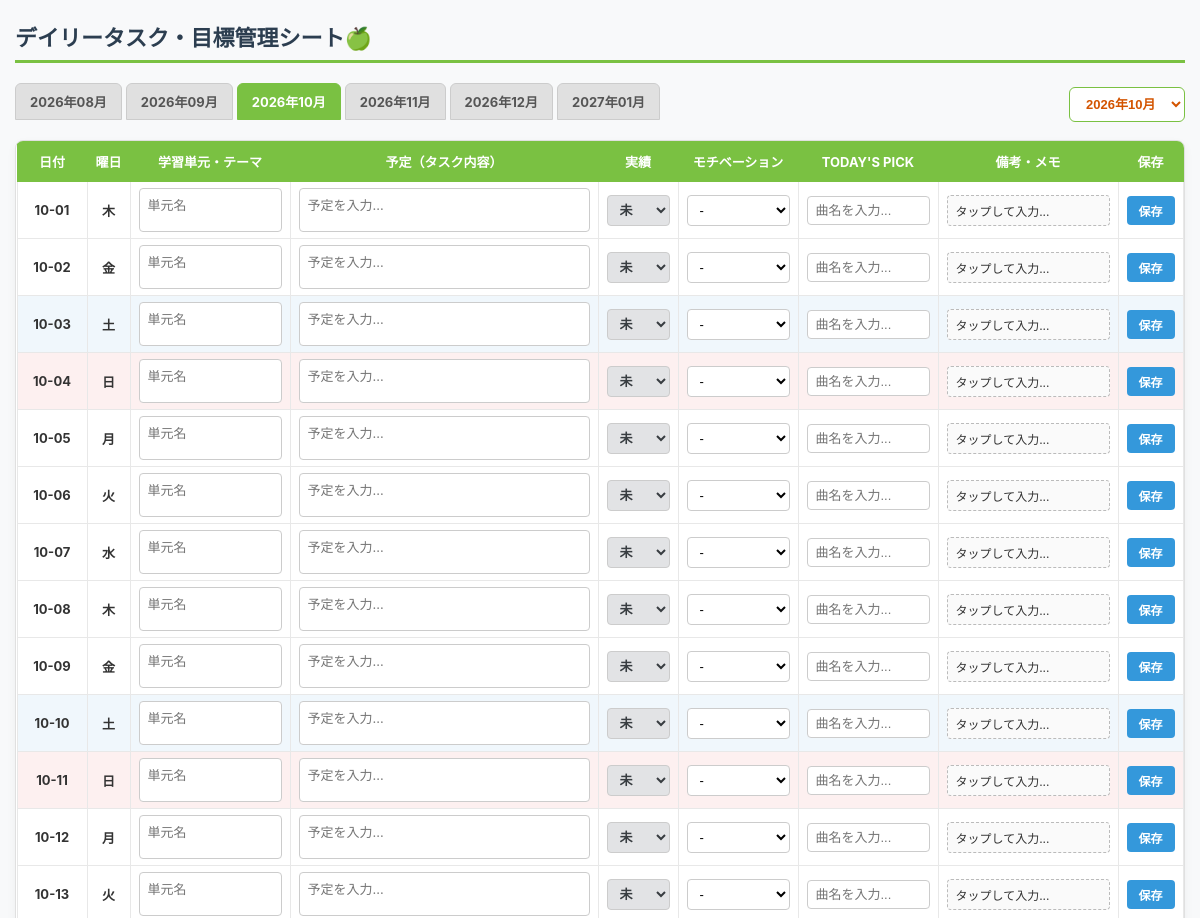
The app's page / (upper part), older data.
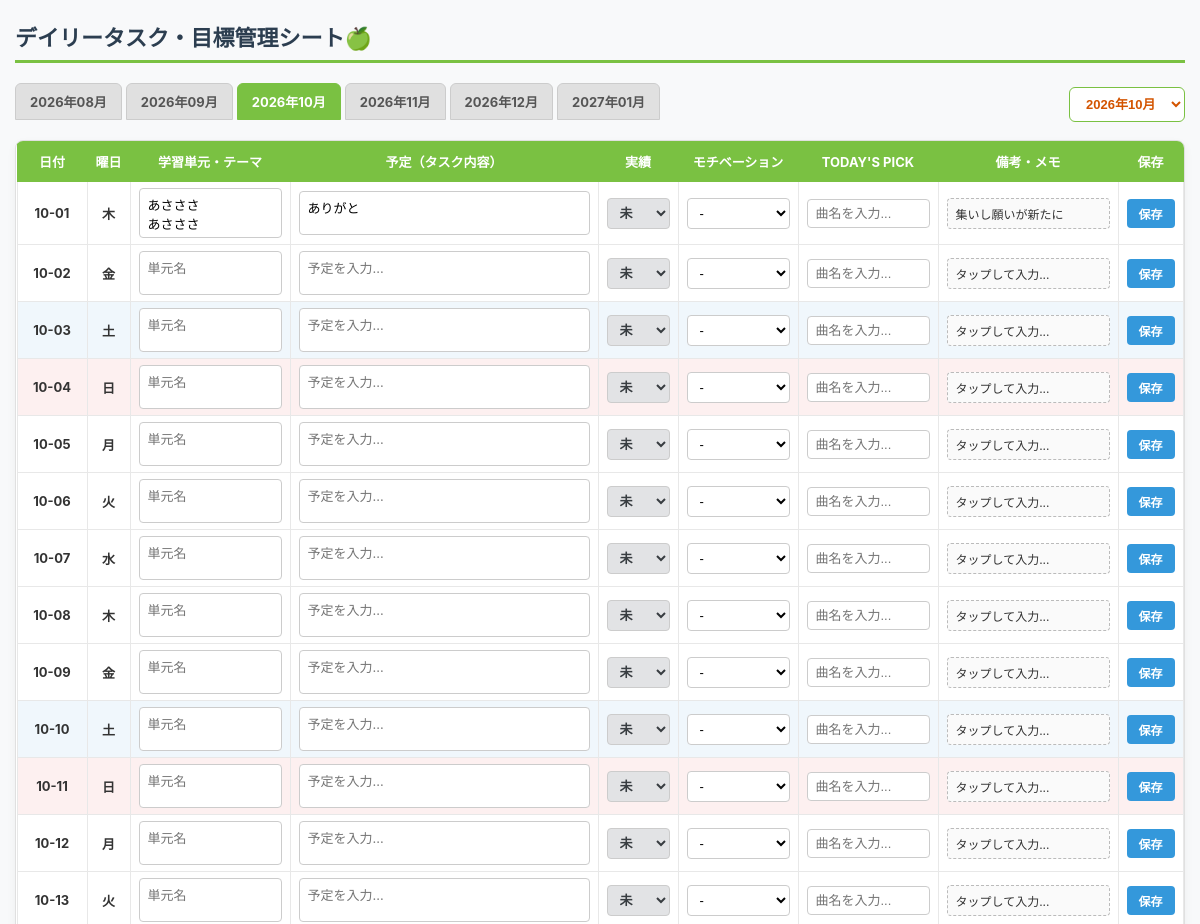
The same page, newer data.
### tables this page shows
CREATE TABLE daily_tasks (
            id INTEGER PRIMARY KEY AUTOINCREMENT,
            task_date TEXT UNIQUE NOT NULL,
            day_of_week TEXT,
            category TEXT,
            planned_task TEXT,
            status TEXT DEFAULT '未達成',
            memo TEXT
        , motivation TEXT DEFAULT '-');

### app.py (the view)
@app.route('/')
def index():
    current_default_month = datetime.now().strftime('%Y-%m')
    selected_month = request.args.get('month', current_default_month)
    year, month = map(int, selected_month.split('-'))
    _, num_days = calendar.monthrange(year, month)
    conn = sqlite3.connect('tasks.db')
    cursor = conn.cursor()
    cursor.execute("SELECT * FROM daily_tasks WHERE strftime('%Y-%m', task_date) = ?", (selected_month,))
    db_rows = cursor.fetchall()
    cursor.execute("PRAGMA table_info(daily_tasks)")
    col_names = [col[1] for col in cursor.fetchall()]
    task_dict = {}
    for row in db_rows:
        row_dict = dict(zip(col_names, row))
        task_dict[row_dict['task_date']] = row_dict
    monthly_days = []
    for day in range(1, num_days + 1):
        date_str = f"{year:04d}-{month:02d}-{day:02d}"
        dt = datetime(year, month, day)
        day_of_week = WEEKDAYS_JA[dt.weekday()]
        if date_str in task_dict:
            row = task_dict[date_str]
            monthly_days.append({
                'id': row.get('id'),
                'task_date': row.get('task_date'),
                'day_of_week': row.get('day_of_week'),
                'category': row.get('category') or '',
                'planned_task': row.get('planned_task') or '',
                'status': row.get('status') or '未',
                'motivation': row.get('motivation') or '-',
                'mrs_song': row.get('mrs_song') or '',
                'memo': row.get('memo') or ''
            })
        else:
            monthly_days.append({
                'id': None,
                'task_date': date_str,
                'day_of_week': day_of_week,
                'category': '',
                'planned_task': '',
                'status': '未',
                'motivation': '-',
                'mrs_song': '',
                'memo': ''
            })
    tab_months = []
    for offset in range(-2, 4):
        m_calc = month + offset
        y_calc = year
        if m_calc < 1:
            m_calc += 12
            y_calc -= 1
        elif m_calc > 12:
            m_calc -= 12
            y_calc += 1
        tab_months.append(f"{y_calc:04d}-{m_calc:02d}")
    cursor.execute("SELECT DISTINCT strftime('%Y-%m', task_date) FROM daily_tasks")
    db_months = [r[0] for r in cursor.fetchall() if r[0]]
    current_year = datetime.now().year
    end_year = max(2028, current_year + 2)
    generated_months = []
    for y in range(2026, end_year + 1):
        for m in range(1, 13):
            generated_months.append(f"{y}-{m:02d}")
    all_months = sorted(list(set(db_months + generated_months + tab_months)))
    conn.close()
    return render_template('index.html', days=monthly_days, months=all_months, tab_months=tab_months, selected_month=selected_month)

### templates/index.html (shortened to what this page needs)
<!DOCTYPE html>
<html lang="ja">
<head>
</head>
<body>
    <h1>デイリータスク・目標管理シート🍏</h1>
    <div class="header-nav">
        <div class="month-tabs">
            {% for m in tab_months %}
            <a href="/?month={{ m }}" class="tab-btn {{ 'active' if m == selected_month else '' }}">
                {{ m.split('-')[0] }}年{{ m.split('-')[1] }}月
            </a>
            {% endfor %}
        </div>
        <div>
            <select class="month-select" onchange="location.href='/?month=' + this.value">
                {% for m in months %}
                <option value="{{ m }}" {{ 'selected' if m == selected_month else '' }}>
                    {{ m.split('-')[0] }}年{{ m.split('-')[1] }}月
                </option>
                {% endfor %}
            </select>
        </div>
    </div>
    <div class="table-wrapper">
        <table>
            <thead>
                <tr>
                    <th style="width: 70px;">日付</th>
                    <th style="width: 40px;">曜日</th>
                    <th style="width: 160px;">学習単元・テーマ</th>
                    <th>予定（タスク内容）</th>
                    <th style="width: 80px;">実績</th>
                    <th style="width: 120px;">モチベーション</th>
                    <th style="width: 140px;">TODAY'S PICK</th>
                    <th style="width: 180px;">備考・メモ</th>
                    <th style="width: 65px;">保存</th>
                </tr>
            </thead>
            <tbody>
                {% for day in days %}
                <tr id="card-{{ day.task_date }}" class="{{ 'sat' if day.day_of_week == '土' else ('sun' if day.day_of_week == '日' else '') }}">
                    <form action="/update" method="POST">
                        <td><strong>{{ day.task_date[5:] }}</strong></td>
                        <td><strong>{{ day.day_of_week }}</strong></td>
                        <td>
                            <textarea name="category" class="auto-expand" placeholder="単元名" oninput="autoResize(this)">{{ day.category }}</textarea>
                        </td>
                        <td>
                            <textarea name="planned_task" class="auto-expand" placeholder="予定を入力..." oninput="autoResize(this)">{{ day.planned_task }}</textarea>
                        </td>
                        <td>
                            <select name="status" class="status-select status-{{ day.status }}">
                                <option value="未" {{ 'selected' if day.status == '未' else '' }}>未</option>
                            </select>
                        </td>
                        <td>
                            <select name="motivation" class="motivation-select">
                                <option value="-" {{ 'selected' if day.motivation == '-' else '' }}>-</option>
                            </select>
                        </td>
                        <td>
                            <input type="text" name="mrs_song" class="mrs-input" value="{{ day.mrs_song }}" placeholder="曲名を入力..." style="width: 100%; padding: 6px 8px; border: 1px solid #ccc; border-radius: 4px; font-size: 13px;">
                        </td>
                        <td>
                            <div class="memo-preview {{ 'empty' if not day.memo else '' }}"
                                 id="preview-{{ day.task_date }}"
                                 onclick="openMemoModal('{{ day.task_date }}')">
                                {{ day.memo if day.memo else 'タップして入力...' }}
                            </div>
                        </td>
                        <td>
                            <button type="submit" class="save-btn">保存</button>
                        </td>
                    </form>
                </tr>
                {% endfor %}
            </tbody>
        </table>
    </div>
</body>
</html>

### templates/index.html (style rules this page uses)
*, *::before, *::after { box-sizing: border-box; }
body { font-family: -apple-system, BlinkMacSystemFont, 'Segoe UI', Roboto, Helvetica, Arial, sans-serif; max-width: 1200px; margin: 20px auto; padding: 0 15px; background-color: #f8f9fa; color: #333; }
h1 { color: #2c3e50; border-bottom: 3px solid #7ac142; padding-bottom: 8px; margin-bottom: 20px; font-size: 22px; }
.header-nav { display: flex; justify-content: space-between; align-items: center; margin-bottom: 15px; gap: 12px; width: 100%; }
.month-tabs { display: flex; gap: 4px; overflow-x: auto; padding-bottom: 5px; }
.tab-btn { padding: 8px 14px; background: #e0e0e0; border: 1px solid #ccc; border-radius: 6px 6px 0 0; text-decoration: none; color: #555; font-weight: bold; font-size: 13px; white-space: nowrap; transition: all 0.2s ease; }
.tab-btn.active { background: #7ac142; color: white; border-color: #7ac142; }
.month-select { padding: 8px 12px; border-radius: 6px; border: 1px solid #7ac142; font-weight: bold; color: #d35400; cursor: pointer; background-color: #ffffff; font-size: 13px; }
.table-wrapper { width: 100%; background: #ffffff; box-shadow: 0 4px 10px rgba(0,0,0,0.05); border-radius: 8px; border: 1px solid #e0e0e0; margin-bottom: 30px; overflow-x: auto; }
table { width: 100%; border-collapse: collapse; }
th { background-color: #7ac142; color: white; padding: 10px 8px; text-align: center; font-size: 13px; border: 1px solid #7ac142; white-space: nowrap; }
td { border: 1px solid #e8e8e8; padding: 6px 8px; font-size: 13px; text-align: center; vertical-align: middle; }
tr.sat { background-color: #f0f7fc; }
tr.sun { background-color: #fdf0f0; }
textarea.auto-expand { width: 100%; min-height: 36px; height: 36px; padding: 6px 8px; border: 1px solid #ccc; border-radius: 4px; font-size: 13px; font-family: inherit; resize: none; overflow-y: hidden; white-space: pre-wrap; word-break: break-word; box-sizing: border-box; transition: border-color 0.2s, background-color 0.2s; display: block; }
.memo-preview { width: 100%; padding: 6px 8px; border: 1px dashed #bbb; border-radius: 4px; font-size: 12px; background-color: #fafafa; cursor: pointer; text-align: left; white-space: nowrap; overflow: hidden; text-overflow: ellipsis; display: block; color: #333; }
select.status-select, select.motivation-select { width: 100%; padding: 6px 8px; border-radius: 4px; font-size: 13px; border: 1px solid #ccc; cursor: pointer; background-color: #fff; }
select.status-select { font-weight: bold; }
select.status-未 { background-color: #e2e3e5; color: #383d41; }
button.save-btn { background-color: #3498db; color: white; border: none; padding: 6px 12px; border-radius: 4px; font-size: 12px; font-weight: bold; cursor: pointer; width: 100%; }

Row changes from the older to the newer data that the page shows:
removed daily_tasks: task_date "10-01", day_of_week "木", status "未", memo "タップして入力..."
added daily_tasks: task_date "10-01", day_of_week "木", category "あさささ あさささ", planned_task "ありがと", status "未", memo "集いし願いが新たに"
